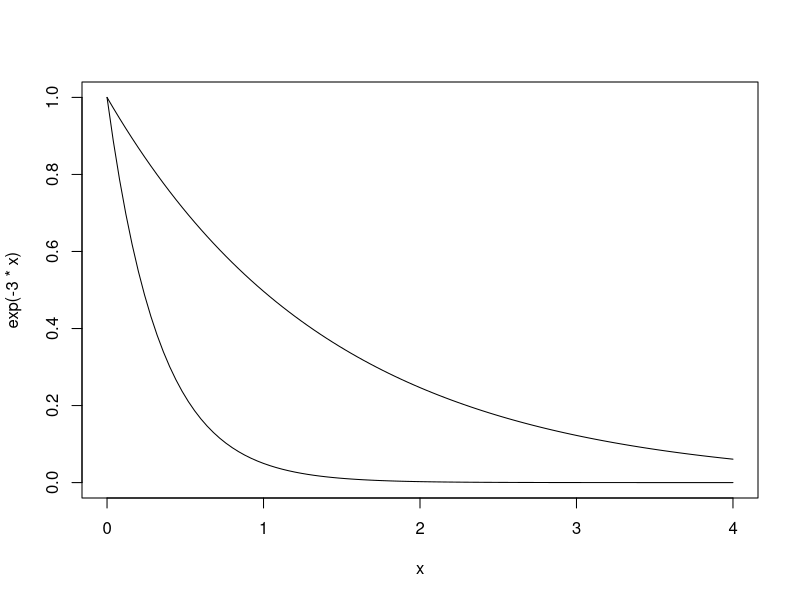
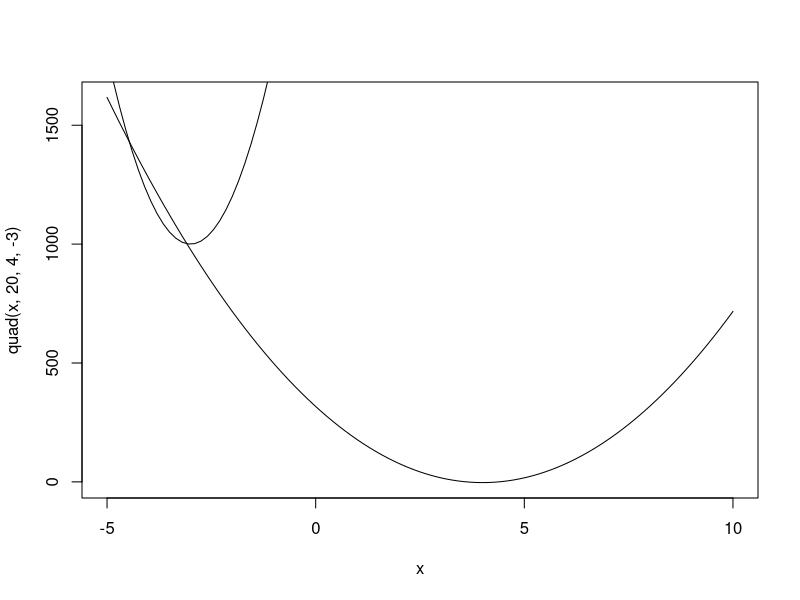
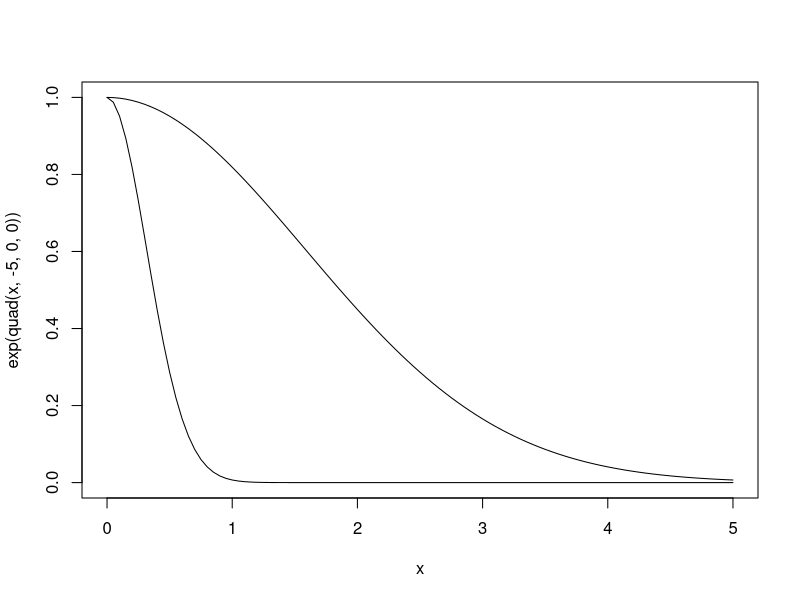
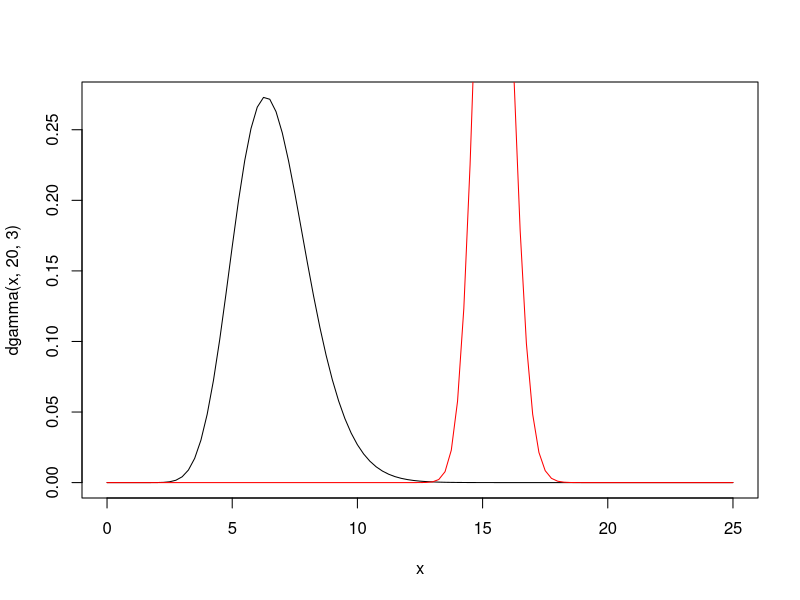
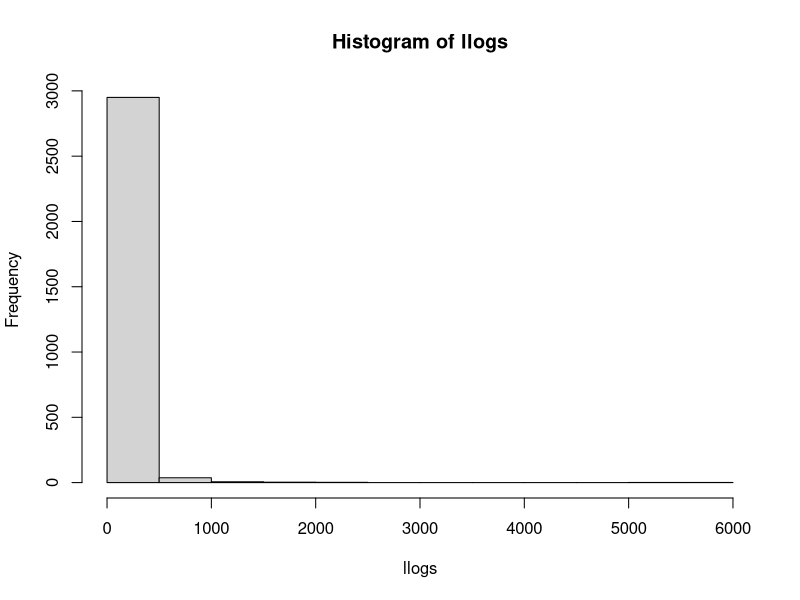
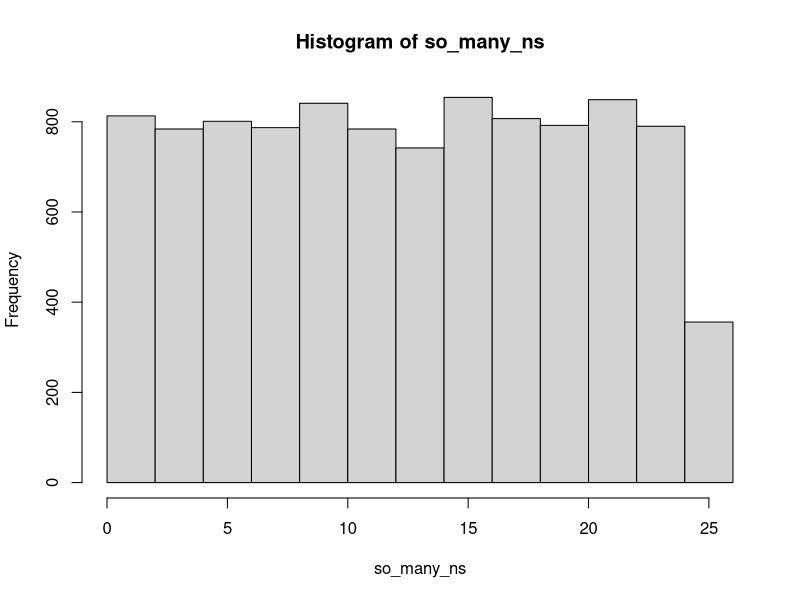
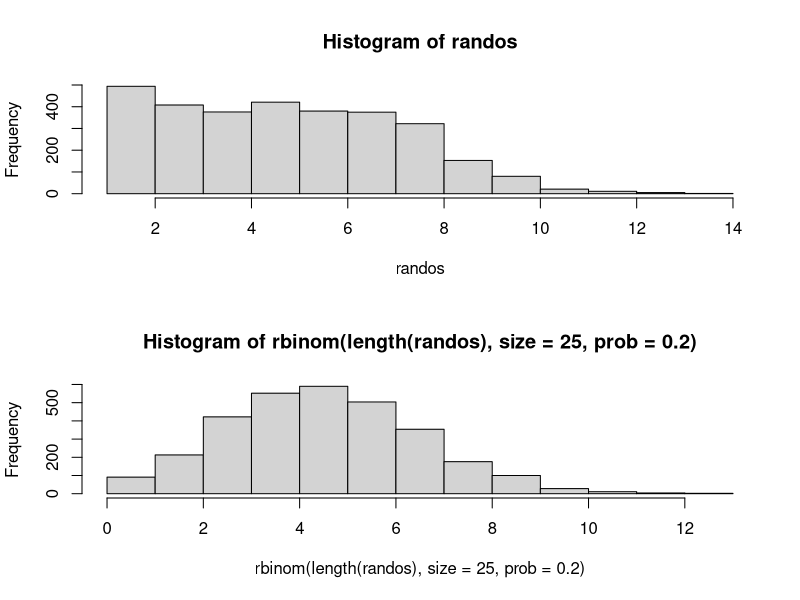
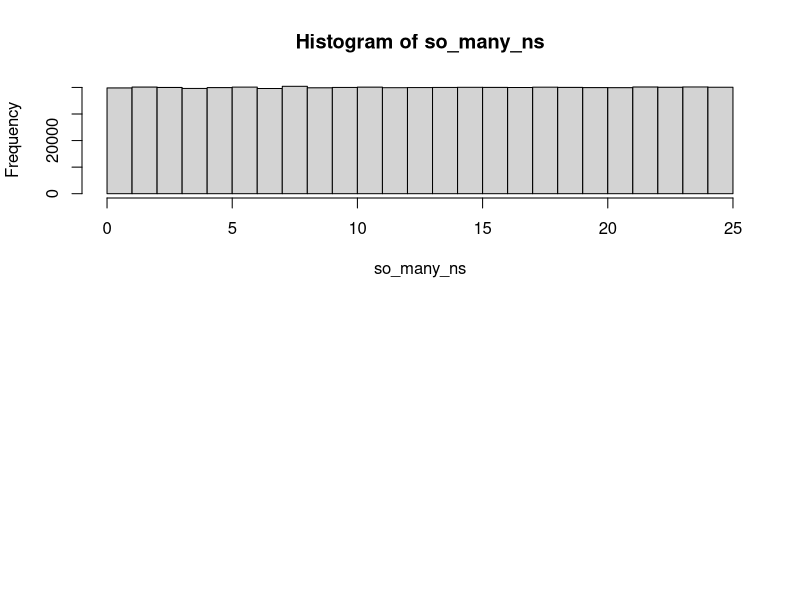

The R script that drew these images, in order:
## Various demos done in-class by Andrew

m <- matrix(rnorm(25), ncol = 5)
m

b <- matrix(rbinom(25, 1, .1), ncol = 5)
inter <- b*m

not_zero <- which(abs(inter) > .01, arr.ind = TRUE )
inter[not_zero]

pick_one <- function(m) matrix(m[sample(1:nrow(m), 1),], ncol = 2)


zero <- which(abs(inter) < .01, arr.ind = TRUE )


targ_zero <- pick_one(zero)
targ_non <- pick_one(not_zero)

inter[matrix(not_zero[2,], ncol = 2)]








curve(exp(-3*x), xlim = c(0, 4))
curve(exp(-.7*x), xlim = c(0, 4), add = TRUE)


quad <- function(x, a, b, c) a * (x - b)^2 + c
curve(quad(x, 20, 4, -3), xlim = c(-5,10))
curve(quad(x, 200, -3, 1000), xlim = c(-5,10), add = TRUE)


curve(exp(quad(x, -5, 0,0)), xlim = c(0,5))

curve(exp(quad(x, -.2, 0,0)), xlim = c(0,5), add = TRUE)








inter[targ_zero] <- inter[targ_non]
inter[targ_non] <- 0
inter





vrai_moy <- 17
n <- 30
set.seed(1859)
plantes <- rpois(n, vrai_moy)
plantes

## model bayesian
## y ~ Poisson(lambda)
## lambda ~ gamma


curve(dgamma(x, 20, 3), xlim = c(0,25))

# posterior
## gamma(a + sum(y), b + n)
n
sum(plantes)

curve(dgamma(x, 20 + 490, 3 + 30), add = TRUE, col = "red")


llogs <- (rlnorm(3000, meanlog =  log(25), sdlog = log(4)))
mean(log(llogs))
sd(log(llogs))
log(4)
hist(llogs)
median(llogs)

exp(log(25) + 4^2/2)
sd(llogs)
exp(4)


## rejection sampling -------------

so_many_ns <- sample(1:25, 1e4, replace = TRUE)
so_many_ns
hist(so_many_ns)

lil_nums <- dbinom(so_many_ns, size = 25, prob = .2)/(dunif(so_many_ns, min = 0, max = 25) * 2)

# plot(so_many_ns, dbinom(so_many_ns, size = 25, prob = .2))

testers <- runif(1e4)
randos <- so_many_ns[testers < lil_nums]
length(randos)

par(mfrow = c(2,1))
hist(randos)
hist(rbinom(length(randos), size = 25, prob = .2))



so_many_ns <- runif(1e6, min = 0, max = 25)
so_many_ns
hist(so_many_ns)

lil_nums <- dnorm(so_many_ns, mean = 10, sd = 1.5)/(dunif(so_many_ns, min = 0, max = 25) * 7)

# plot(so_many_ns, dbinom(so_many_ns, size = 25, prob = .2))

testers <- runif(1e4)
randos <- so_many_ns[testers < lil_nums]
length(randos)

mean(randos)
sd(randos)

par(mfrow = c(2,1))
hist(randos)
hist(rnorm(length(randos), mean = 10, sd = 1.5))
